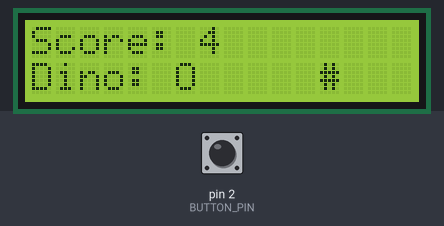
Simulated run of this sketch. Board: Arduino Uno, built with avr-gcc and run on an emulated ATmega328P. On the bench: 16×2 character LCD. Inputs (shaded band) come from the test bench; at power-on: pin 2 (BUTTON_PIN) HIGH.

Above: at 1.2 s.
1.3 s: pin 2 (BUTTON_PIN) pulled LOW for 0.6 s
At 1.85 s:
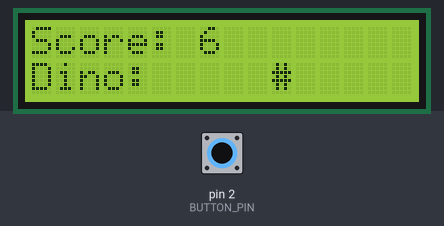
4.9 s: pin 2 (BUTTON_PIN) pulled LOW for 3.2 s
At 8.68 s:
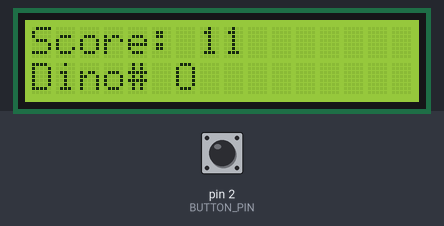
10.6 s: pin 2 (BUTTON_PIN) pulled LOW for 3.2 s
At 14.16 s:
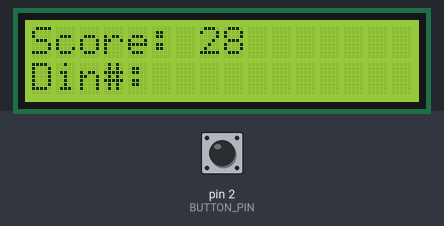
16.8 s: pin 2 (BUTTON_PIN) pulled LOW for 3.2 s
At 19.64 s:
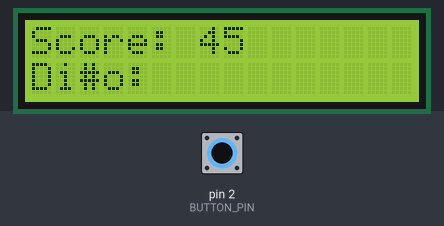
Timing chart, 0 to 21.1 s (numbered marks = the images above; inputs shaded):
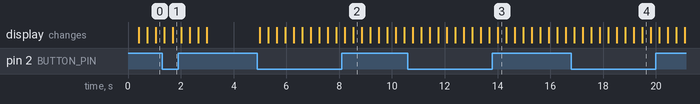

Measured:
- after the input at 1.3 s, the display: first differs from a run without the input after 0.39 s (image 1)
- after the input at 4.9 s, the display: first differs from a run without the input after 0.73 s (image 2 shows a later state)
- after the input at 10.6 s, the display: first differs from a run without the input after 0.50 s (image 3 shows a later state)
- after the input at 16.8 s, the display: first differs from a run without the input after 0.43 s (image 4 shows a later state)

The sketch:

R68._Dino_Run_Game_on_LCD.ino
```cpp
/*
Components Used:
- Arduino Board
- I2C LCD Display
- Push Button (Jump)
- Sensor Shield
- Jumper Wires
*/

#include <Wire.h>
#include <LiquidCrystal_I2C.h>

#define LCD_ADDR 0x27  // LCD I2C address
#define LCD_COLS 16
#define LCD_ROWS 2
#define BUTTON_PIN 2   // Jump button

LiquidCrystal_I2C lcd(LCD_ADDR, LCD_COLS, LCD_ROWS);

bool isJumping = false;
int obstaclePos = LCD_COLS - 1;
int score = 0;

void setup() {
  pinMode(BUTTON_PIN, INPUT_PULLUP);
  lcd.init();
  lcd.backlight();
}

void loop() {
  lcd.clear();
  lcd.setCursor(0, 1);
  lcd.print("Dino: ");
  lcd.setCursor(6, 1);
  lcd.print(isJumping ? " " : "O"); // Dino on the ground or jumping

  lcd.setCursor(obstaclePos, 1);
  lcd.print("#"); // Obstacle

  if (digitalRead(BUTTON_PIN) == LOW) {
    isJumping = true;
  } else {
    isJumping = false;
  }

  if (obstaclePos == 6 && !isJumping) {
    lcd.clear();
    lcd.setCursor(3, 0);
    lcd.print("Game Over!");
    delay(2000);
    obstaclePos = LCD_COLS - 1;
    score = 0;
  } else {
    score++;
  }

  lcd.setCursor(0, 0);
  lcd.print("Score: ");
  lcd.print(score);

  obstaclePos--;
  if (obstaclePos < 0) {
    obstaclePos = LCD_COLS - 1;
  }

  delay(300);
}
```
